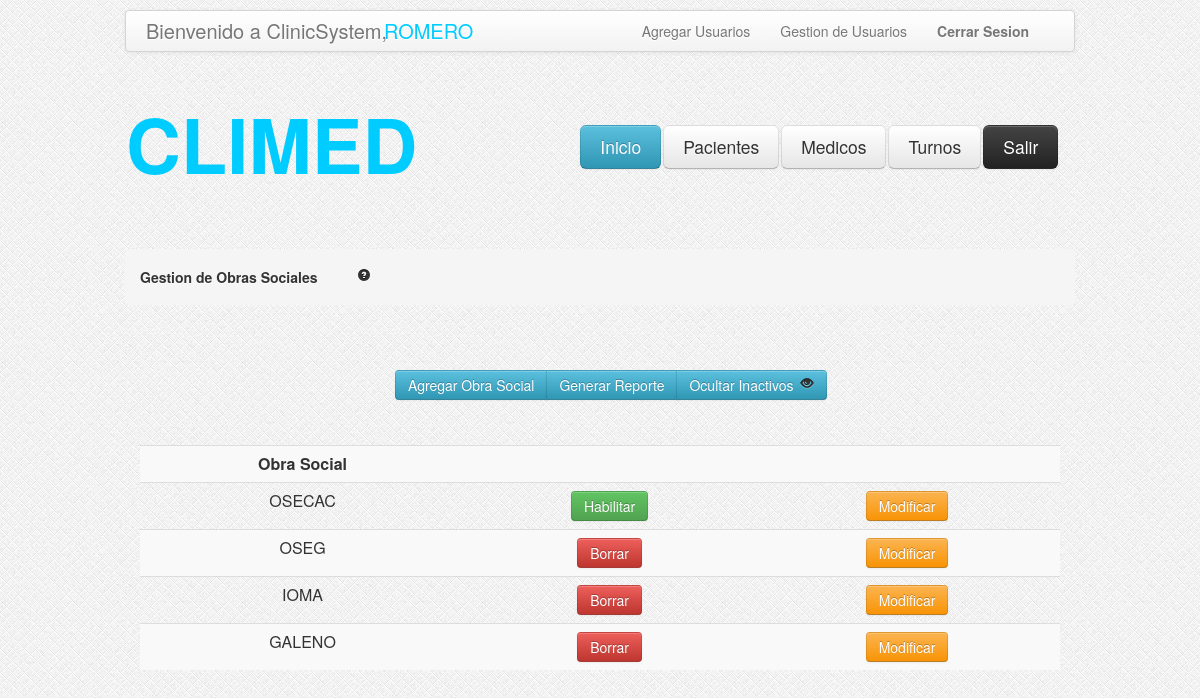
The app's page /GestionObras.php?ojito=0 (signed in) with its own data.
### tables this page shows
CREATE TABLE IF NOT EXISTS `obrasociales` (
  `idobra` int(11) NOT NULL AUTO_INCREMENT,
  `nombre` varchar(200) NOT NULL,
  `activo` tinyint(1) NOT NULL DEFAULT '1',
  PRIMARY KEY (`idobra`)
);

### GestionObras.php (the view, shortened to what this page needs)
<?php
	if (!isset($_GET['ojito'])) {
		$ojito=1;
	}else{
		$ojito=$_GET['ojito'];
	}
	$consulta = "SELECT idobra,nombre,activo FROM obrasociales where activo = ".$ojito." OR 0 = ".$ojito." ";
    $resultado = mysql_query($consulta);
?>
<html>
<head>
<link rel="stylesheet" type="text/css" href="css/estilo.css"/>
<link rel="stylesheet" type="text/css" href="css/bootstrap.css"/>
<link rel="stylesheet" type="text/css" href="css/bootstrap-responsive.css"/>
</head>
<body style="background-image:url('images/bg.png')">
	<?php include_once('header.php'); ?>
	<div class="encapsulador">
		<div class="contenedor">
			<ul class="breadcrumb">
				<li>
					<h5>Gestion de Obras Sociales<a href="#" style="margin-left: 40px;"><i class="icon-question-sign"></i></a></h5>
				</li>
			</ul>
			<div class="btn-group" style="margin-top: 45px; margin-left: 270;">
			        <button class="btn btn-info" type="button" onclick="location.href='AltaObras.php'">Agregar Obra Social</button>
                    <?php
                    if ($_SESSION['tipo'] != "administrador") {
                    ?>
                    	<button class="btn btn-info" type="button" disabled>Generar Reporte</button>
                    <?php
				    }else{
				    ?>
				    	<button class="btn btn-info" type="button" onclick="location.href='ReporteObras.php?ojito= <?php echo $ojito ?>'">Generar Reporte</button>
				    <?php
				    }
				    ?>
				    <button class="btn btn-info" type="button"
					<?php	if($ojito == 1){ ?>
								onclick="location.href='GestionObras.php?ojito=0'"> Mostrar Inactivos <i class="icon-eye-close" style="margin-left: 3px;"></i>
					<?php	} else { ?>
								onclick="location.href='GestionObras.php?ojito=1'"> Ocultar Inactivos <i class="icon-eye-open" style="margin-left: 3px;"></i>
					<?php	} ?>
					</button>
			</div>
		</div>
		<div id="tabla-gestion-obrasociales">
				<table class="table table-striped">
					<tr>
						<td><b>Obra Social</b> </td>
						<td></td>
						<td></td>
					</tr>
					<?php
				while ($valor = mysql_fetch_array($resultado))
				{
				?>
					<tr>
						<td><?php echo $valor["nombre"]; ?></td>
						<?php
								$idobra = $valor["idobra"];
								if( $valor["activo"] == 1 ){
						?>
									<td><a data-toggle="modal" role="button" href="#borrar<?php echo $idobra; ?>" class="btn btn-danger">Borrar</a></td>
						<?php	}else{ ?>
									<td><button class="btn btn-success" type="button" onclick="location.href='HabilitarObra.php?idobra=<?php echo $idobra; ?> '">Habilitar</button></td>
						<?php	}  	?>
						<td><button class="btn btn-warning" onclick="location.href='ObraSocial.php?idobra=<?php echo $valor["idobra"]; ?>'" type="button">Modificar</button> </td>
					</tr>
				<?php
				}
				?>
				</table>
		</div>
	</div>
</body>
</html>

### css/estilo.css (style rules this page uses)
.encapsulador { width:950px; height:auto; margin: auto; }
.contenedor { margin-top: 75px; }
#tabla-gestion-obrasociales { margin-top: 45px; margin-left: 15px; margin-right: 15px; }

### records on screen
obrasociales: nombre "OSECAC"
obrasociales: nombre "OSEG"
obrasociales: nombre "IOMA"
obrasociales: nombre "GALENO"

### other values on screen
$usuario "ROMERO"
